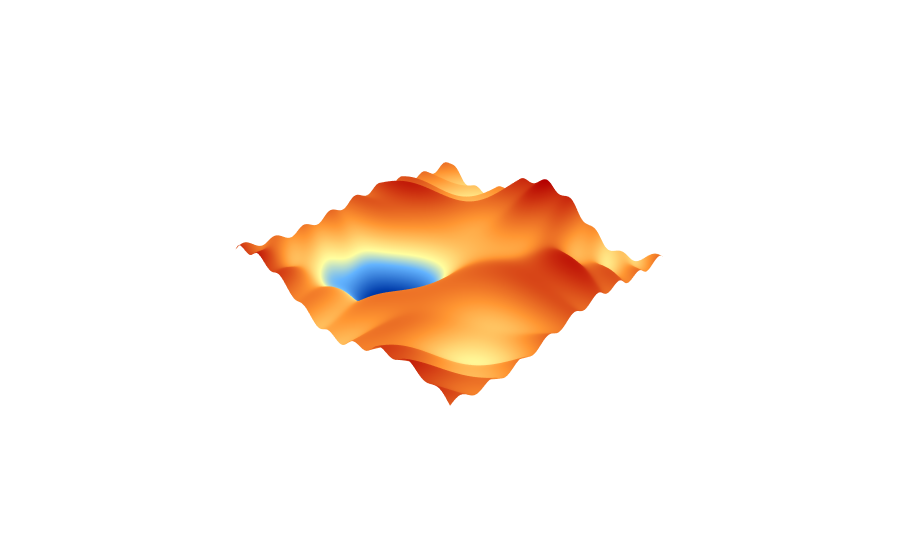

The cell this chart's notebook holds for it:
### Code cell
# Custom blue-to-red color scale: blue = low, red = high
blue_red_colorscale = [
    [0.0, "rgb(0,0,130)"],     # deep blue
    [0.2, "rgb(0,60,170)"],
    [0.4, "rgb(100,180,255)"],
    [0.5, "rgb(255,255,160)"], # yellowish mid
    [0.7, "rgb(255,150,50)"],
    [1.0, "rgb(180,0,0)"],     # strong red
]

# Move global minimum to (0.75, -0.75) -- halfway between center (0,0) and (1.5, -1.5)
Z = (
    np.sin(1.5 * X) * np.cos(1.5 * Y) +
    0.2 * np.cos(3 * X * Y) -
    np.exp(-((X - 0.75)**2 + (Y + 0.75)**2)) * 5
)

# Add deeper local minima as before
for (x0, y0) in local_minima:
    Z -= np.exp(-((X - x0)**2 + (Y - y0)**2)) * 1
zmin = np.min(Z)
zmax = np.max(Z)

fig = go.Figure(
    data=go.Surface(
        z=Z,
        x=X,
        y=Y,
        colorscale=blue_red_colorscale,
        showscale=False,
        cmin=zmin,
        cmax=zmax,
        lighting=dict(ambient=1.0, diffuse=0, specular=0),
    )
)
fig.update_layout(
    scene=dict(
        xaxis=dict(visible=False),
        yaxis=dict(visible=False),
        zaxis=dict(visible=False),
        aspectmode='manual',
        aspectratio=dict(x=1, y=1, z=0.4),
    ),
    margin=dict(l=0, r=0, t=0, b=0),
    paper_bgcolor='white',
)
# fig.write_image("plotly_blue_to_red_landscape.png", scale=3)
fig.show()

### Figure 1 — Plotly figure (JSON) as saved in the notebook; plotly's stock layout.template omitted (floating-point values rounded to 4 significant figures; data arrays with more than 128 entries replaced by an {"elided": "..."} marker saying what was removed)
{"data": [{"cmax": 1.163, "cmin": -4.866, "colorscale": [[0, "rgb(0,0,130)"], [0.2, "rgb(0,60,170)"], [0.4, "rgb(100,180,255)"], [0.5, "rgb(255,255,160)"], [0.7, "rgb(255,150,50)"], [1, "rgb(180,0,0)"]], "lighting": {"ambient": 1, "diffuse": 0, "specular": 0}, "showscale": false, "type": "surface", "x": {"elided": "300x300 float values"}, "y": {"elided": "300x300 float values"}, "z": {"elided": "300x300 float values"}}], "layout": {"margin": {"b": 0, "l": 0, "r": 0, "t": 0}, "paper_bgcolor": "white", "scene": {"aspectmode": "manual", "aspectratio": {"x": 1, "y": 1, "z": 0.4}, "xaxis": {"visible": false}, "yaxis": {"visible": false}, "zaxis": {"visible": false}}}}
